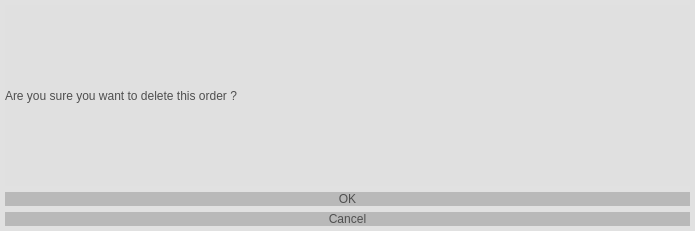
<?xml version="1.0" encoding="UTF-8"?>
<ui version="4.0">
 <class>Dialog</class>
 <widget class="QDialog" name="Dialog">
  <property name="geometry">
   <rect>
    <x>0</x>
    <y>0</y>
    <width>695</width>
    <height>231</height>
   </rect>
  </property>
  <property name="windowTitle">
   <string>Deleting order</string>
  </property>
  <property name="windowIcon">
   <iconset resource="../resource/resource.qrc">
    <normaloff>:/Simple icons/simple_icons/fi-rr-delete.svg</normaloff>:/Simple icons/simple_icons/fi-rr-delete.svg</iconset>
  </property>
  <property name="styleSheet">
   <string notr="true">*
{
	
	font: 26pt &quot;MS Shell Dlg 2&quot;;
	
	color: rgb(79, 79, 79);
	background-color:  rgba(223, 223, 223, 200);
}


QPushButton
{ 
	alternate-background-color: rgb(255, 255, 255);
	
	background-color: rgb(185, 185, 185);
	border-width: 2px;
    border-radius: 10px;
	position: center;
 }

QPushButton:hover
{
	background: rgba(225, 225, 225, 180);
	border-style: dashed;
}

QPushButton:pressed
{
	background-color: rgb(136, 136, 136);
	border-width: 2px;
    border-radius: 10px;
}

</string>
  </property>
  <layout class="QVBoxLayout" name="verticalLayout">
   <property name="leftMargin">
    <number>5</number>
   </property>
   <property name="topMargin">
    <number>5</number>
   </property>
   <property name="rightMargin">
    <number>5</number>
   </property>
   <property name="bottomMargin">
    <number>5</number>
   </property>
   <item>
    <widget class="QLabel" name="label">
     <property name="text">
      <string>Are you sure you want to delete this order ?</string>
     </property>
    </widget>
   </item>
   <item>
    <widget class="QDialogButtonBox" name="buttonBox">
     <property name="sizePolicy">
      <sizepolicy hsizetype="MinimumExpanding" vsizetype="Maximum">
       <horstretch>0</horstretch>
       <verstretch>0</verstretch>
      </sizepolicy>
     </property>
     <property name="font">
      <font>
       <family>MS Shell Dlg 2</family>
       <pointsize>26</pointsize>
       <weight>50</weight>
       <italic>false</italic>
       <bold>false</bold>
      </font>
     </property>
     <property name="layoutDirection">
      <enum>Qt::LeftToRight</enum>
     </property>
     <property name="autoFillBackground">
      <bool>false</bool>
     </property>
     <property name="orientation">
      <enum>Qt::Vertical</enum>
     </property>
     <property name="standardButtons">
      <set>QDialogButtonBox::Cancel|QDialogButtonBox::Ok</set>
     </property>
     <property name="centerButtons">
      <bool>true</bool>
     </property>
    </widget>
   </item>
  </layout>
 </widget>
 <resources>
  <include location="../resource/resource.qrc"/>
 </resources>
 <connections/>
</ui>
